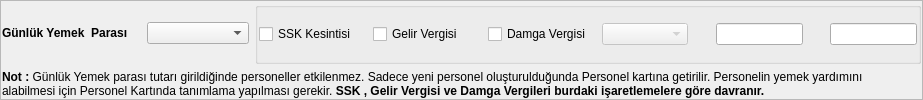
        <widget class="QFrame" name="frame_17">
         <property name="sizePolicy">
          <sizepolicy hsizetype="Expanding" vsizetype="Expanding">
           <horstretch>0</horstretch>
           <verstretch>0</verstretch>
          </sizepolicy>
         </property>
         <property name="frameShape">
          <enum>QFrame::StyledPanel</enum>
         </property>
         <property name="frameShadow">
          <enum>QFrame::Raised</enum>
         </property>
         <layout class="QGridLayout" name="gridLayout_58" columnstretch="1,2,13">
          <property name="margin">
           <number>1</number>
          </property>
          <item row="0" column="0">
           <widget class="QLabel" name="label_yemek_parasi">
            <property name="sizePolicy">
             <sizepolicy hsizetype="Fixed" vsizetype="Fixed">
              <horstretch>0</horstretch>
              <verstretch>0</verstretch>
             </sizepolicy>
            </property>
            <property name="font">
             <font>
              <pointsize>9</pointsize>
              <weight>75</weight>
              <italic>false</italic>
              <bold>true</bold>
              <underline>false</underline>
              <strikeout>false</strikeout>
              <kerning>true</kerning>
             </font>
            </property>
            <property name="text">
             <string>Günlük Yemek  Parası    </string>
            </property>
           </widget>
          </item>
          <item row="0" column="1">
           <widget class="QComboBox" name="combo_box_yemek_parasi_kimlere_verilir">
            <property name="sizePolicy">
             <sizepolicy hsizetype="Expanding" vsizetype="Fixed">
              <horstretch>0</horstretch>
              <verstretch>0</verstretch>
             </sizepolicy>
            </property>
           </widget>
          </item>
          <item row="0" column="2">
           <widget class="QGroupBox" name="group_box_yemek_parasi">
            <property name="sizePolicy">
             <sizepolicy hsizetype="Expanding" vsizetype="Expanding">
              <horstretch>0</horstretch>
              <verstretch>0</verstretch>
             </sizepolicy>
            </property>
            <property name="title">
             <string/>
            </property>
            <layout class="QGridLayout" name="gridLayout_51" columnstretch="5,5,5,4,1,4,1,4">
             <property name="margin">
              <number>1</number>
             </property>
             <item row="0" column="5">
              <widget class="QCommaEdit" name="comma_edit_yemek_parasi_yuzdesi">
               <property name="sizePolicy">
                <sizepolicy hsizetype="Expanding" vsizetype="Fixed">
                 <horstretch>0</horstretch>
                 <verstretch>0</verstretch>
                </sizepolicy>
               </property>
               <property name="whatsThis">
                <string>Sayilari formatina(Or:1,000,234.50) donusturur. </string>
               </property>
               <property name="QCommaEdit" stdset="0">
                <rect>
                 <x>0</x>
                 <y>0</y>
                 <width>100</width>
                 <height>100</height>
                </rect>
               </property>
              </widget>
             </item>
             <item row="0" column="7">
              <widget class="QCommaEdit" name="comma_edit_yemek_parasi_tutari">
               <property name="sizePolicy">
                <sizepolicy hsizetype="Expanding" vsizetype="Fixed">
                 <horstretch>0</horstretch>
                 <verstretch>0</verstretch>
                </sizepolicy>
               </property>
               <property name="whatsThis">
                <string>Sayilari formatina(Or:1,000,234.50) donusturur. </string>
               </property>
               <property name="QCommaEdit" stdset="0">
                <rect>
                 <x>0</x>
                 <y>0</y>
                 <width>100</width>
                 <height>100</height>
                </rect>
               </property>
              </widget>
             </item>
             <item row="0" column="4">
              <spacer name="horizontalSpacer_54">
               <property name="orientation">
                <enum>Qt::Horizontal</enum>
               </property>
               <property name="sizeHint" stdset="0">
                <size>
                 <width>40</width>
                 <height>20</height>
                </size>
               </property>
              </spacer>
             </item>
             <item row="0" column="6">
              <spacer name="horizontalSpacer_55">
               <property name="orientation">
                <enum>Qt::Horizontal</enum>
               </property>
               <property name="sizeHint" stdset="0">
                <size>
                 <width>40</width>
                 <height>20</height>
                </size>
               </property>
              </spacer>
             </item>
             <item row="0" column="0">
              <widget class="QCheckBox" name="check_box_yemek_parasi_ssk_kesintisi">
               <property name="sizePolicy">
                <sizepolicy hsizetype="Expanding" vsizetype="Fixed">
                 <horstretch>0</horstretch>
                 <verstretch>0</verstretch>
                </sizepolicy>
               </property>
               <property name="font">
                <font>
                 <pointsize>9</pointsize>
                </font>
               </property>
               <property name="text">
                <string>SSK Kesintisi</string>
               </property>
              </widget>
             </item>
             <item row="0" column="1">
              <widget class="QCheckBox" name="check_box_yemek_parasi_gelir_vergisi">
               <property name="sizePolicy">
                <sizepolicy hsizetype="Expanding" vsizetype="Fixed">
                 <horstretch>0</horstretch>
                 <verstretch>0</verstretch>
                </sizepolicy>
               </property>
               <property name="font">
                <font>
                 <pointsize>9</pointsize>
                </font>
               </property>
               <property name="text">
                <string>Gelir Vergisi</string>
               </property>
              </widget>
             </item>
             <item row="0" column="2">
              <widget class="QCheckBox" name="check_box_yemek_parasi_damga_vergisi">
               <property name="sizePolicy">
                <sizepolicy hsizetype="Expanding" vsizetype="Fixed">
                 <horstretch>0</horstretch>
                 <verstretch>0</verstretch>
                </sizepolicy>
               </property>
               <property name="font">
                <font>
                 <pointsize>9</pointsize>
                </font>
               </property>
               <property name="text">
                <string>Damga Vergisi</string>
               </property>
              </widget>
             </item>
             <item row="0" column="3">
              <widget class="QComboBox" name="combo_box_yemek_parasi_yuzde_mi">
               <property name="enabled">
                <bool>false</bool>
               </property>
               <property name="sizePolicy">
                <sizepolicy hsizetype="Expanding" vsizetype="Fixed">
                 <horstretch>0</horstretch>
                 <verstretch>0</verstretch>
                </sizepolicy>
               </property>
              </widget>
             </item>
            </layout>
           </widget>
          </item>
          <item row="1" column="0" colspan="3">
           <widget class="QLabel" name="label_48">
            <property name="sizePolicy">
             <sizepolicy hsizetype="Expanding" vsizetype="Fixed">
              <horstretch>0</horstretch>
              <verstretch>0</verstretch>
             </sizepolicy>
            </property>
            <property name="font">
             <font>
              <pointsize>9</pointsize>
             </font>
            </property>
            <property name="text">
             <string>&lt;!DOCTYPE HTML PUBLIC &quot;-//W3C//DTD HTML 4.0//EN&quot; &quot;http://www.w3.org/TR/REC-html40/strict.dtd&quot;&gt;
&lt;html&gt;&lt;head&gt;&lt;meta name=&quot;qrichtext&quot; content=&quot;1&quot; /&gt;&lt;style type=&quot;text/css&quot;&gt;
p, li { white-space: pre-wrap; }
&lt;/style&gt;&lt;/head&gt;&lt;body style=&quot; font-family:'Sans Serif'; font-size:9pt; font-weight:400; font-style:normal;&quot;&gt;
&lt;p style=&quot; margin-top:0px; margin-bottom:0px; margin-left:0px; margin-right:0px; -qt-block-indent:0; text-indent:0px;&quot;&gt;&lt;span style=&quot; font-weight:600;&quot;&gt;Not :&lt;/span&gt; Günlük Yemek parası tutarı girildiğinde personeller etkilenmez. Sadece yeni personel oluşturulduğunda Personel kartına getirilir. Personelin yemek yardımını&lt;/p&gt;
&lt;p style=&quot; margin-top:0px; margin-bottom:0px; margin-left:0px; margin-right:0px; -qt-block-indent:0; text-indent:0px;&quot;&gt;alabilmesi için Personel Kartında tanımlama yapılması gerekir. &lt;span style=&quot; font-weight:600;&quot;&gt;SSK , Gelir Vergisi ve Damga Vergileri burdaki işaretlemelere göre davranır. &lt;/span&gt;&lt;/p&gt;&lt;/body&gt;&lt;/html&gt;</string>
            </property>
            <property name="scaledContents">
             <bool>true</bool>
            </property>
           </widget>
          </item>
         </layout>
        </widget>
